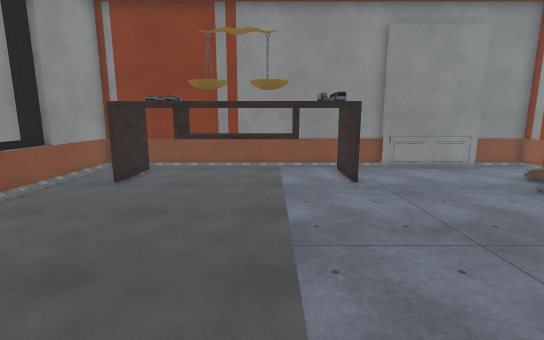
View 1 (above)

16 first-person views from a walk through a Unity game level. The camera is 1.5 m above the floor, tilts 10° down and sees 85° across. The floor is counted in squares, 0.56 m on a side. Each view is taken from the middle of a square. On the plan, view 1 faces up. The plan holds only what a view shows up to about 20 squares ahead; the rest is blank. The place goes on beyond the plan. The player character is not drawn. Some animated figures are left out. Some surface patterns are stand-ins.

View 2
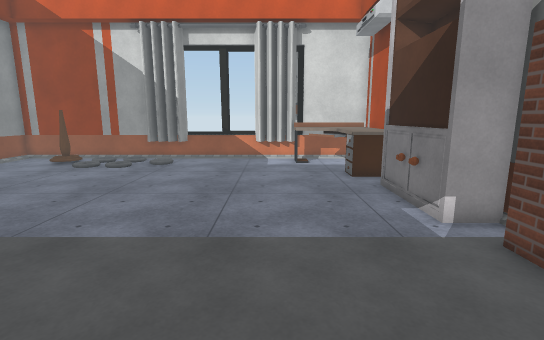

View 3
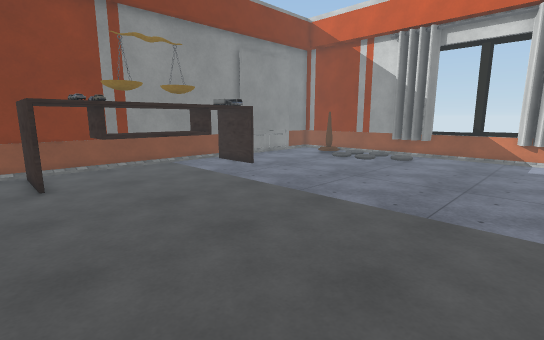

View 4
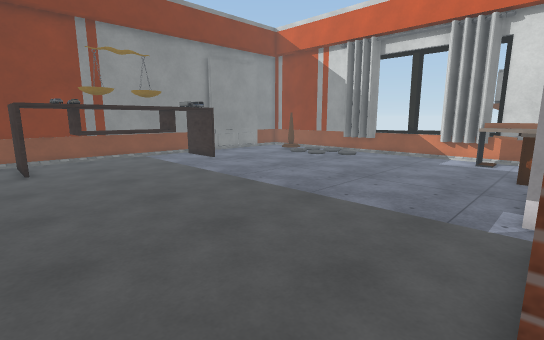

View 5
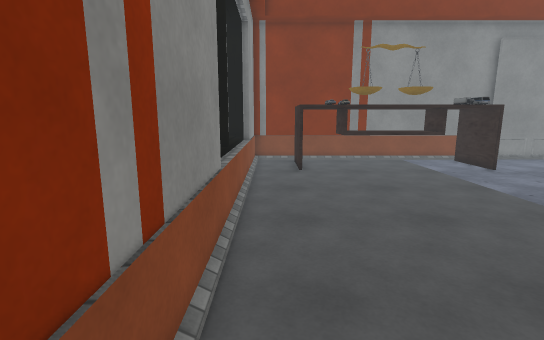

View 6
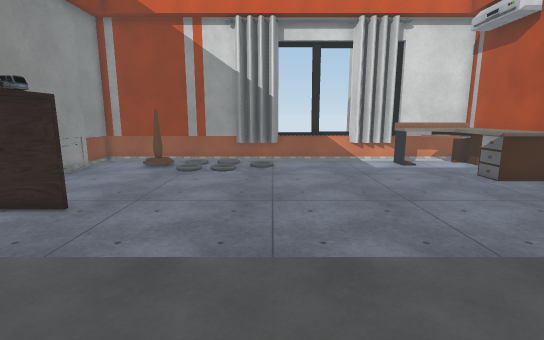

View 7
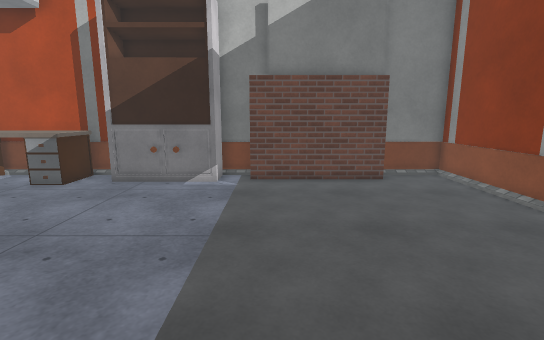

View 8
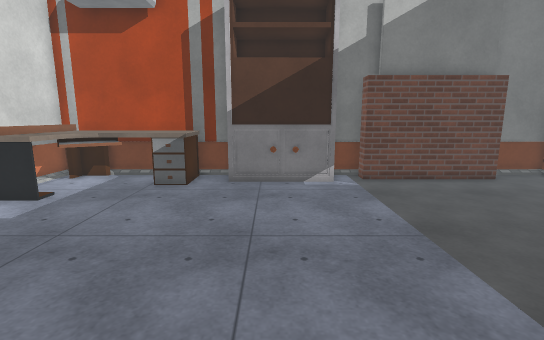

View 9
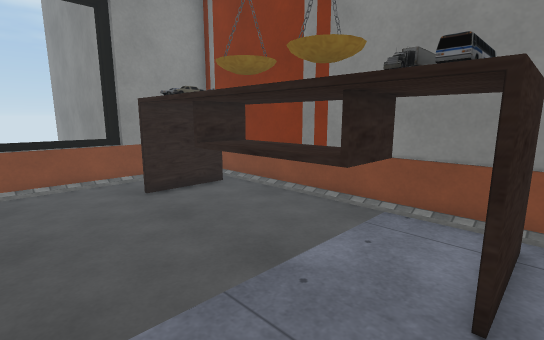

View 10
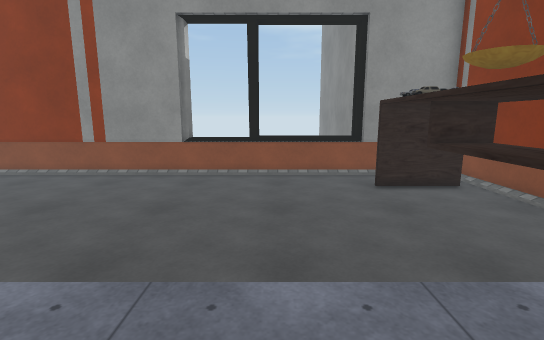

View 11
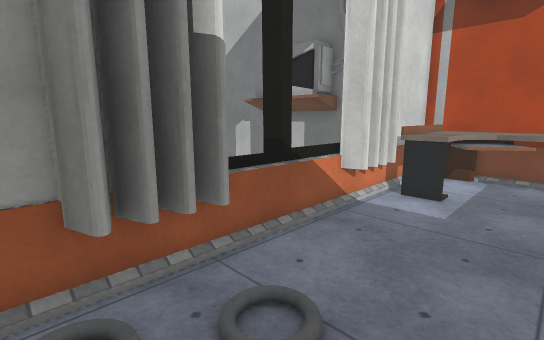

View 12
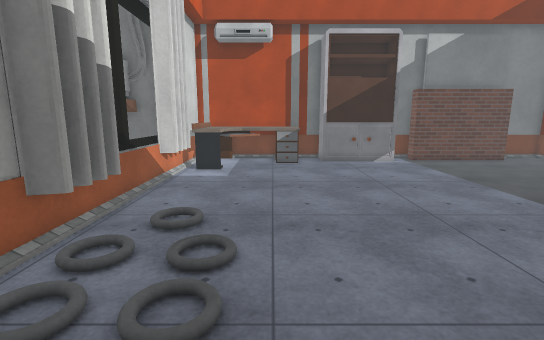

View 13
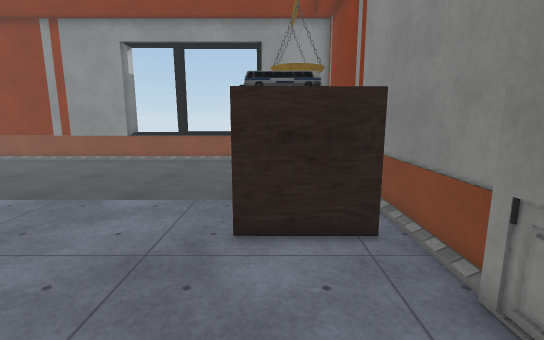

View 14
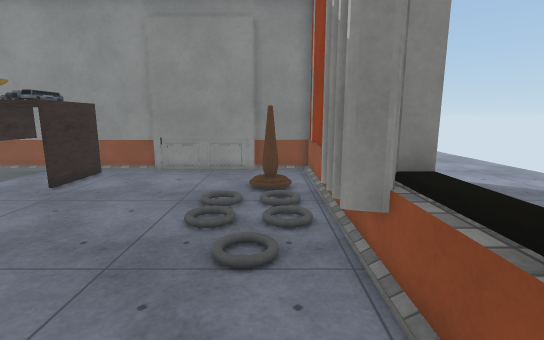

View 15
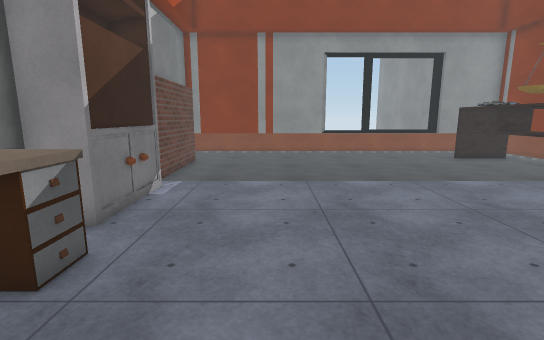

View 16
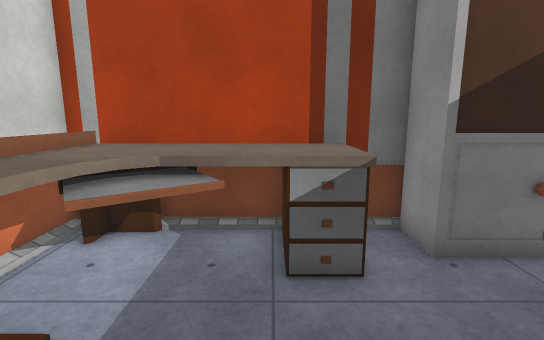

### Floor plan
Key: @ floor where view 1 was taken; # wall or solid block; . floor; = window, fence, low wall or low ledge; ^ raised ledge; R ring; C curtain; T table; B bookshelf; O other object.
Columns run from 11 left of view 1 to 16 right of it. Each row starts with its distance up from view 1.
 17   #^^^^^^^^^^^^^^#    ####
 16   #==============######==#
 15   #.OO.OOOOOO.OO.........#
 14   #.OO.OOOOOO.OO.........#
 13   #.OO.O#OO#O.OO.......R.#
 12 ###.OO........OO.......R.#
 11  ^^......................#
 10  ^^..................R.R.#
  9  ^^......................#
  8  ^^......................#
  7  #=......................#
  6  ^^......................C^
  5  ^^......................^^
  4  ##......................^^
  3   #......................##
  2   #......................^^
  1   #......................C^
  0   #........@.............C^
 -1   #....................TCC
 -2   #...................TTT###
 -3   #..................TTTT#
 -4   #..........BBBB#TTTTTTT#
 -5   #..########BBBB#TTTTTTT#
 -6   ####     ###  ##########

Where each view was taken, in squares from view 1:
view 1: 0 up, 0 right, facing up
view 2: 0 up, 6 left, facing right
view 3: 1 down, 8 left, facing up-right
view 4: 5 down, 8 left, facing up-right
view 5: 3 down, 8 left, facing up
view 6: 6 up, 5 left, facing right
view 7: 8 up, 1 left, facing down
view 8: 8 up, 4 right, facing down
view 9: 8 up, 4 right, facing up-left
view 10: 8 up, 5 right, facing left
view 11: 9 up, 9 right, facing down-right
view 12: 14 up, 9 right, facing down
view 13: 13 up, 10 right, facing left
view 14: 1 up, 12 right, facing up
view 15: 0 up, 13 right, facing left
view 16: 1 up, 9 right, facing down
